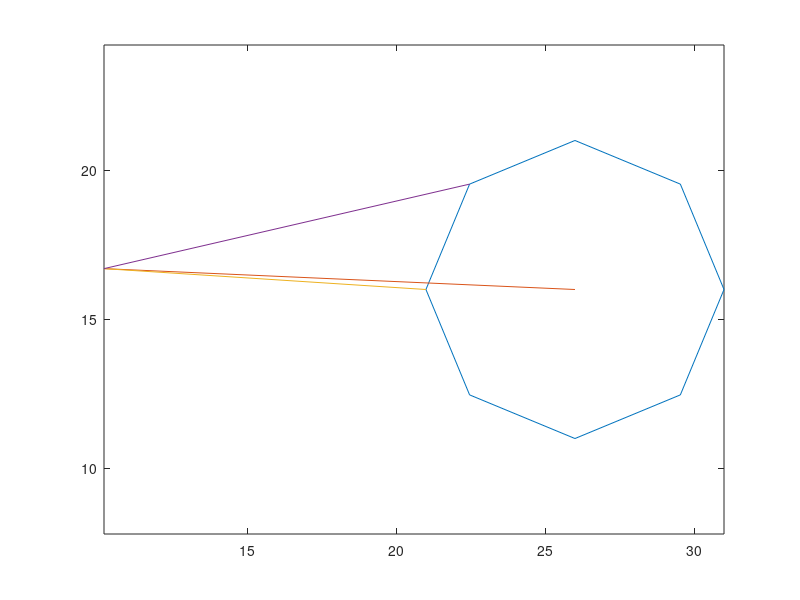

Write the MATLAB code that produced this figure.
close all;
clear all; 
clc;

% x = [22.4645, 26, 29.5355, 31, 29.5355, 26, 22.4645, 21, 22.4645];
% y = [19.5355, 21, 19.5355, 16, 12.4645, 11, 12.4645, 16, 19.5355];
% plot(x, y);

points = [31, 16; 29.5355, 19.5355; 26, 21; 22.4645, 19.5355; 21, 16; 22.4645, 12.4645; 26, 11; 29.5355, 12.4645; 31, 16];
x = points(:,1);
y = points(:,2);
plot(x,y);
hold on

vehicle_pos = [10.199, 16.70003];
target_pos = [26. 16];
smallest = [21. 16];
sec_smallest = [22.4645,19.5355];

plot([vehicle_pos(1), target_pos(1)], [vehicle_pos(2), target_pos(2)]);
plot([vehicle_pos(1), smallest(1)], [vehicle_pos(2), smallest(2)]);
plot([vehicle_pos(1), sec_smallest(1)], [vehicle_pos(2), sec_smallest(2)]);

axis equal;
hold off











